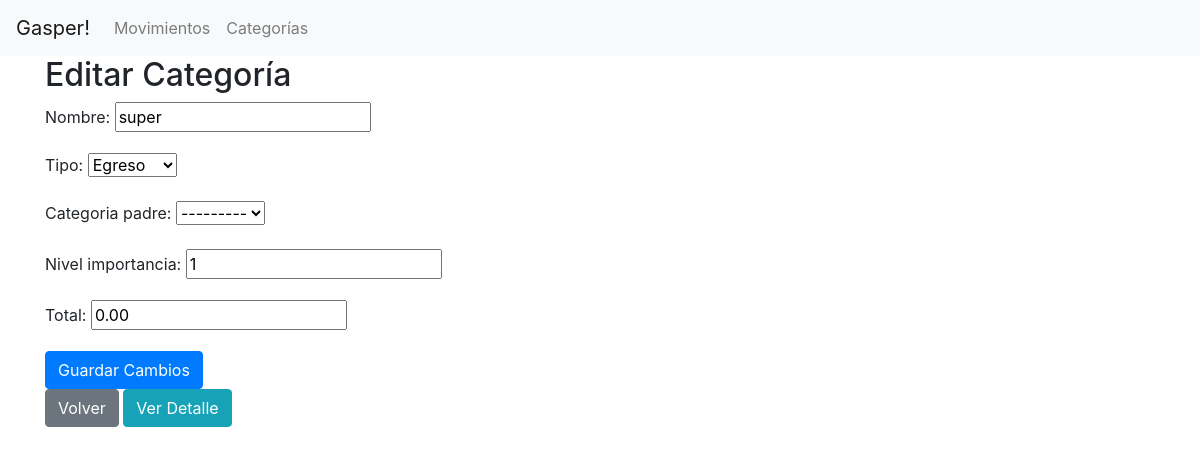
The app's page /app/categorias/editar/1/, older data.
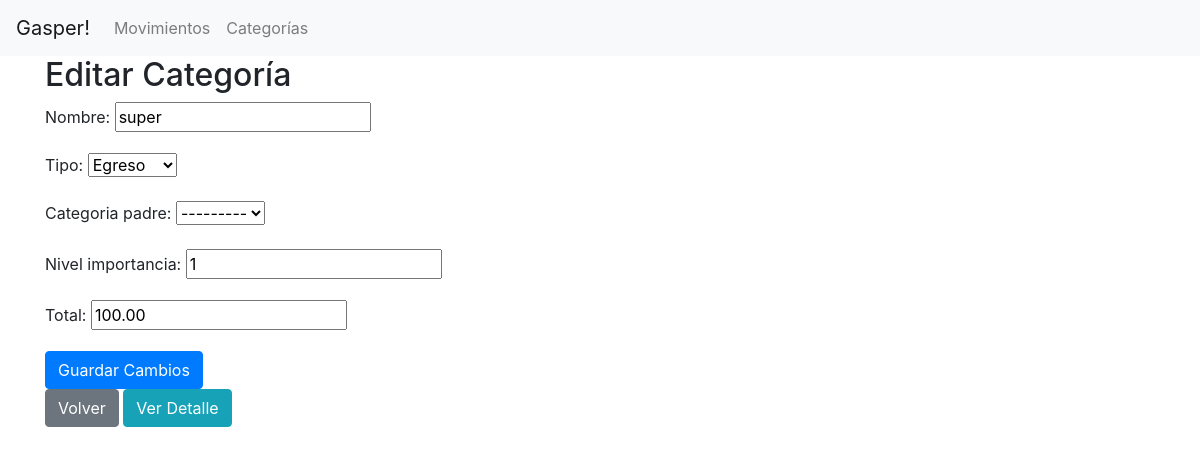
The same page, newer data.
### app/models.py (models this page shows, shortened)
class Categoria(models.Model):
    INGRESO = "I"
    EGRESO = "E"
    TIPO_CHOICES = [
        (INGRESO, "Ingreso"),
        (EGRESO, "Egreso"),
    ]
    nombre = models.CharField(max_length=100)
    tipo = models.CharField(max_length=1, choices=TIPO_CHOICES)
    categoria_padre = models.ForeignKey(
        "self", null=True, blank=True, on_delete=models.CASCADE
    )
    nivel_importancia = models.IntegerField(default=1)
    total = models.DecimalField(max_digits=10, decimal_places=2, default=0.00)
    def __str__(self):
        return self.nombre

### app/views.py (the view)
class EditarCategoriaView(UpdateView):
    model = Categoria
    form_class = CategoriaForm
    template_name = "app/editar_categoria.html"
    success_url = reverse_lazy("app:ver_categorias")

### app/forms.py
class CategoriaForm(forms.ModelForm):
    class Meta:
        model = Categoria
        fields = '__all__'

### app/templates/app/editar_categoria.html
{% extends "app/base.html" %} {% block content %}
<h2>Editar Categoría</h2>
<form method="post">
  {% csrf_token %} {{ form.as_p }}
  <button type="submit" class="btn btn-primary">Guardar Cambios</button>
</form>
<a href="{% url 'app:ver_categorias' %}" class="btn btn-secondary">Volver</a>
<a href="{% url 'app:detalle_categoria' object.pk %}" class="btn btn-info"
  >Ver Detalle</a
>
{% endblock %}

Row changes from the older to the newer data that the page shows:
changed Categoria "Egreso": total "0.00" → "100.00"
